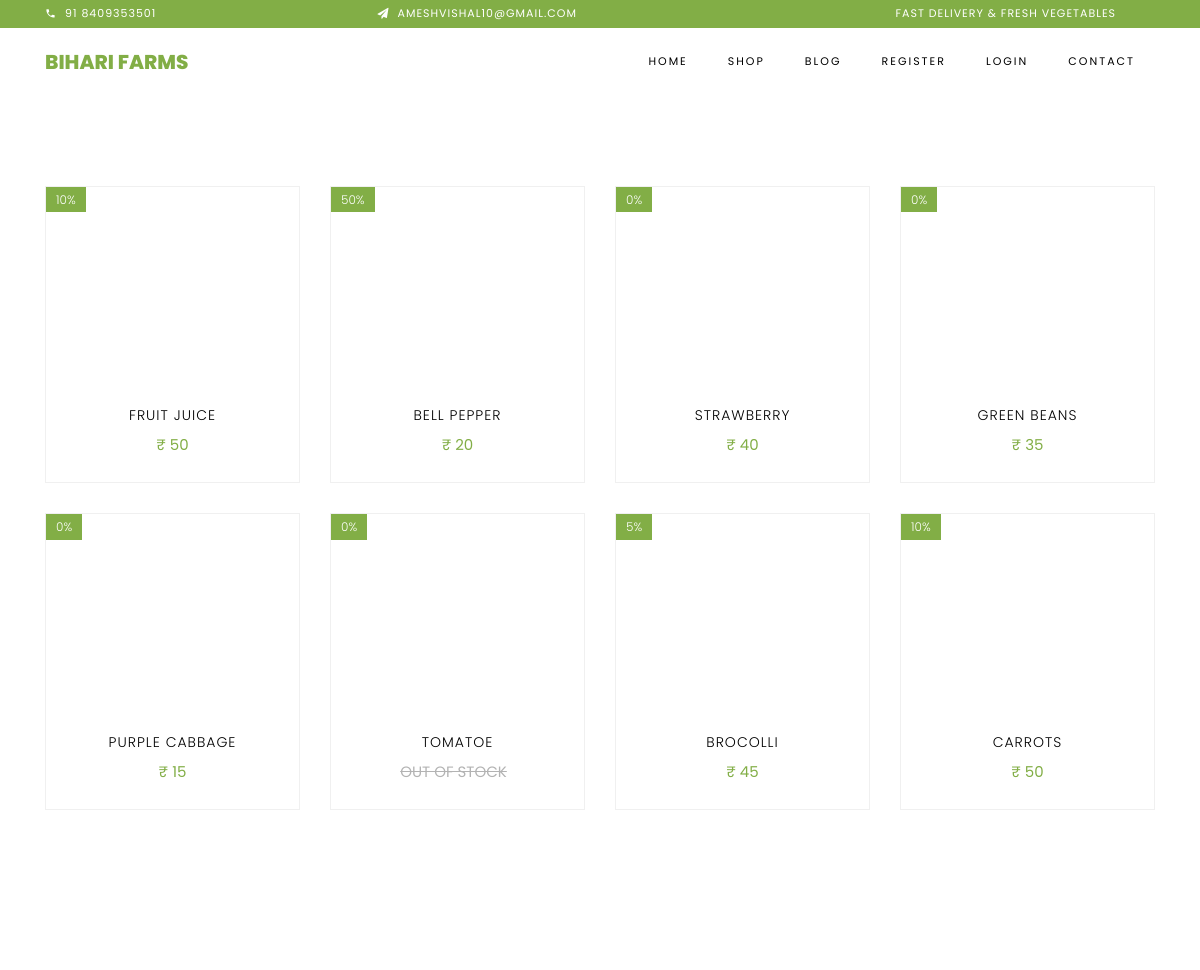
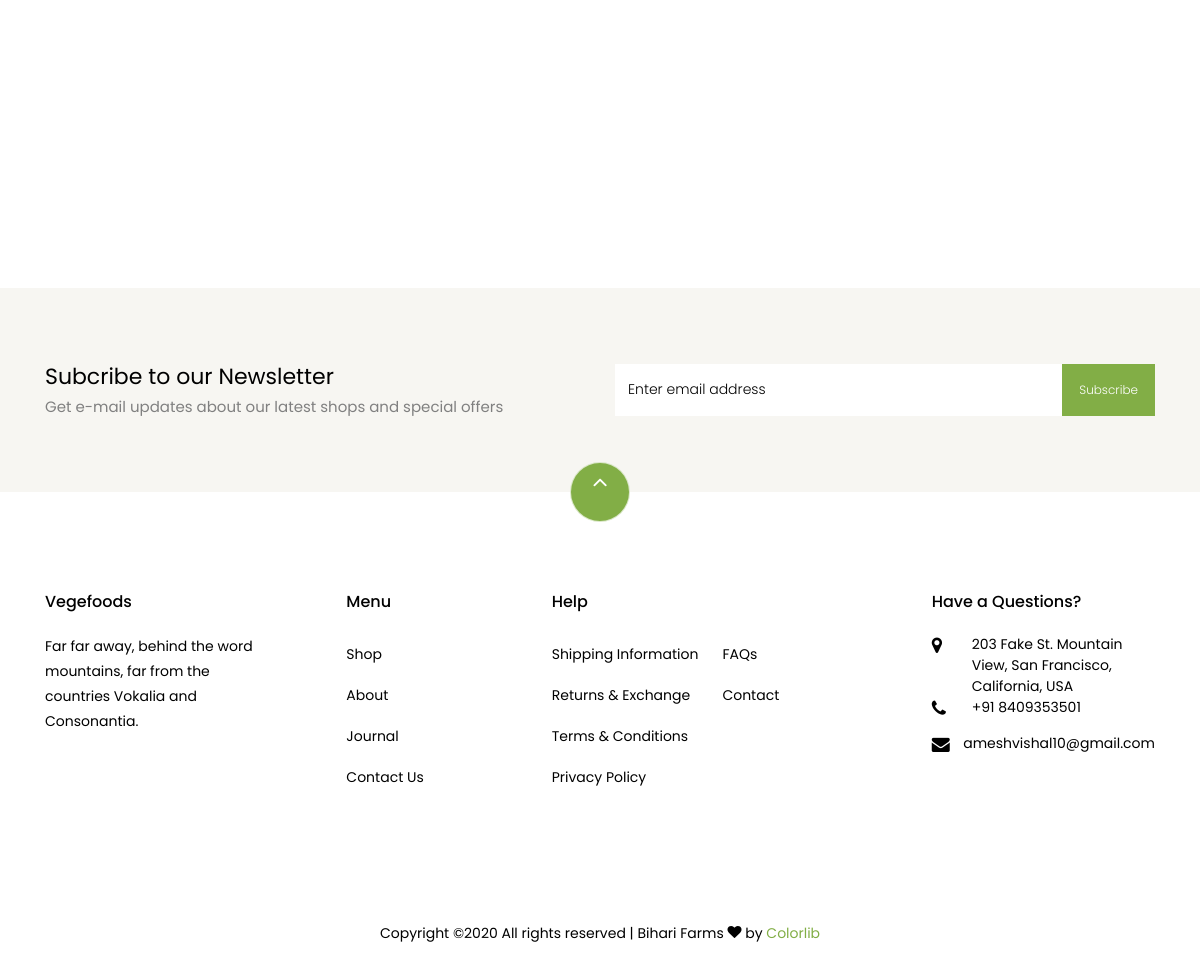
The app's page /shop/ with its own data (2 pictures, top to bottom).
### farmsite/models.py (models this page shows, shortened)
class Product(models.Model):
    productType = models.ForeignKey(ProductType,on_delete=models.CASCADE)
    name = models.CharField(max_length=100)
    image = models.ImageField(upload_to='Product Photo')
    weight = models.CharField(max_length=10)
    price = models.IntegerField()
    available = models.BooleanField()
    discount = models.IntegerField()
    discription = models.TextField()
    nutFacts = models.TextField()
    prime = models.BooleanField()

### farmsite/views.py (the view)
# urls.py: path('shop/',views.shop,name='shop'),
def shop(request):
    product = Product.objects.all()
    if request.user.is_authenticated:
        cartObject = cart.objects.filter(user=request.user).values("productID")
        item = len(cartObject)
        if item==1:
            if cartObject[0].get('productID') == None:
                item=0
    else:
        item=0
    return render(request,'farmsite/shop.html',{'products':product,'item':item})

### farmsite/templates/farmsite/shop.html (shortened to what this page needs)
{% extends 'farmsite/index.html'%}
{%load static%}
{%block content%}
  <section class="ftco-section">
      <div class="container">
          <div class="row">
              {%for product in products%}
              <div class="col-md-6 col-lg-3 ftco-animate">
                  <div class="product">
                      <a href="{%url 'product' product.id%}" class="img-prod"><img class="img-fluid" src="{{product.image.url}}" alt="Colorlib Template">
                          <span class="status">{{product.discount}}%</span>
                      </a>
                      <div class="text py-3 pb-4 px-3 text-center">
                          <h3><a href="#">{{product.name}}</a></h3>
                          <div class="d-flex">
                              {%if product.available%}
                                <div class="pricing">
                                    <p class="price"><span class="price-sale"> &#8377; {{product.price}}</span></p>
                                </div>
                              {%else%}
                                <div class="pricing">
                                    <p class="price"><span class="mr-2 price-dc">OUT OF STOCK</span></p>
                                </div>
                              {%endif%}
                          </div>
                      </div>
                  </div>
              </div>
              {%endfor%}
      </div>
  </section>
{%endblock content%}

### records on screen
Product: discount "10", name "FRUIT JUICE", price "50"
Product: discount "50", name "BELL PEPPER", price "20"
Product: discount "0", name "STRAWBERRY", price "40"
Product: discount "0", name "GREEN BEANS", price "35"
Product: discount "0", name "PURPLE CABBAGE", price "15"
Product: discount "0", name "TOMATOE", available "OUT OF STOCK"
Product: discount "5", name "BROCOLLI", price "45"
Product: discount "10", name "CARROTS", price "50"
